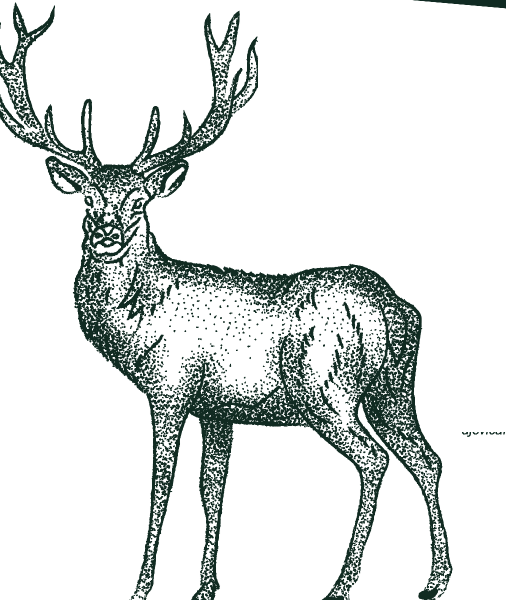
#> input picture assets/img/ilustracije/jelen.png, 1012 x 1200 px, found by its file name (shown at 1/2 size)
$ python clean_deer.py
#> lines starting #> are read from the running program, lines starting #| are printed output that depends on the picture
from PIL import Image, ImageDraw
import glob, os, math

# clean text from deer illustration
p = 'assets/img/ilustracije/jelen.png'
im = Image.open(p).convert('RGBA')
#> im is the input picture: PIL image 1012x1200 RGBA; mean R, G, B, A 3.2, 9.1, 6.8, 37
w, h = im.size
#> w = 1012; h = 1200
px = im.load()
rects = [
    (int(w * 0.51), int(h * 0.10), int(w * 1.0), int(h * 0.395)),
    (int(w * 0.86), int(h * 0.53), int(w * 1.0), int(h * 0.72)),
]
for x0, y0, x1, y1 in rects:
    for y in range(y0, y1):
        for x in range(x0, x1):
            r, g, b, a = px[x, y]
            px[x, y] = (r, g, b, 0)
im.save(p)
print('cleaned', p)

files = sorted(glob.glob('assets/img/ilustracije/*.png'))
thumb = 280
cols = 5
rows = math.ceil(len(files) / cols)
sheet = Image.new('RGB', (cols * thumb, rows * (thumb + 22)), '#f8f4e9')
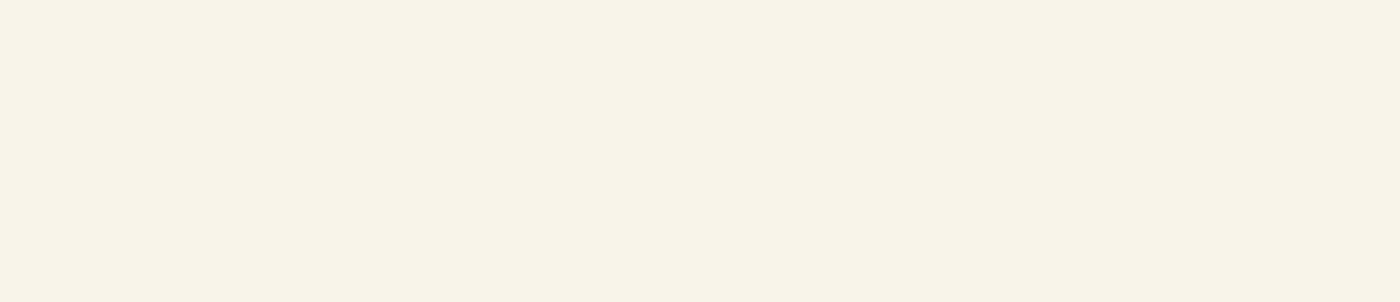
#> sheet: PIL image 1400x302 RGB; mean R, G, B 248, 244, 233
d = ImageDraw.Draw(sheet)
for i, f in enumerate(files):
    src = Image.open(f).convert('RGBA')
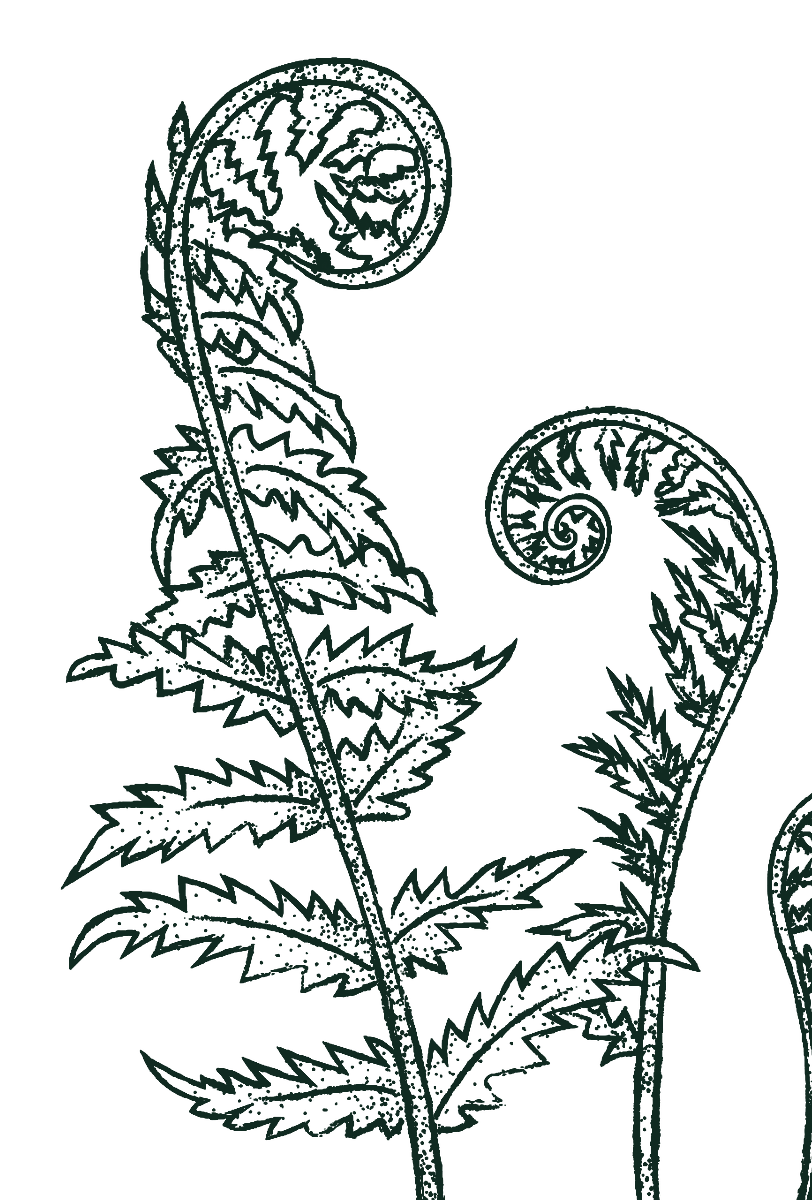
#> input picture assets/img/ilustracije/bujad.png, 812 x 1200 px
#> src is the input picture: PIL image 812x1200 RGBA; mean R, G, B, A 3.2, 8.6, 6.6, 43.4
    bg = Image.new('RGBA', src.size, (248, 244, 233, 255))
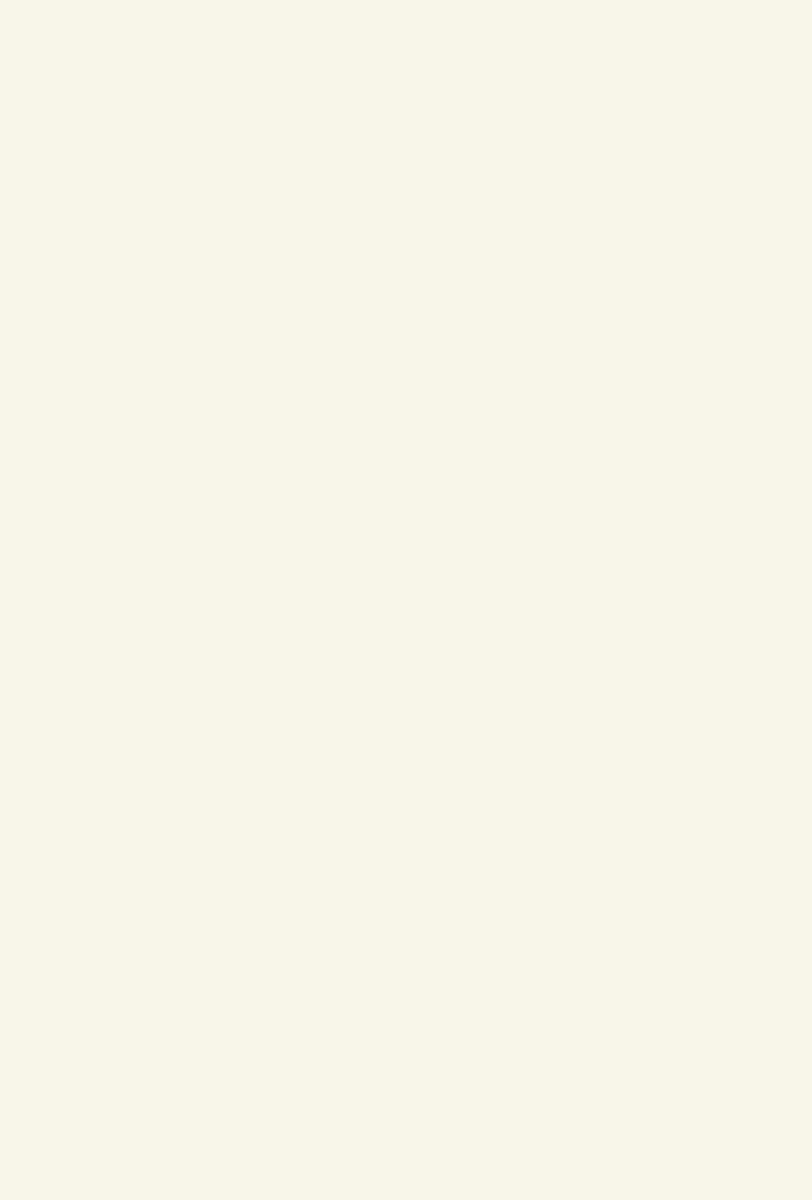
#> bg: PIL image 812x1200 RGBA; mean R, G, B, A 248, 244, 233, 255
    bg.alpha_composite(src)
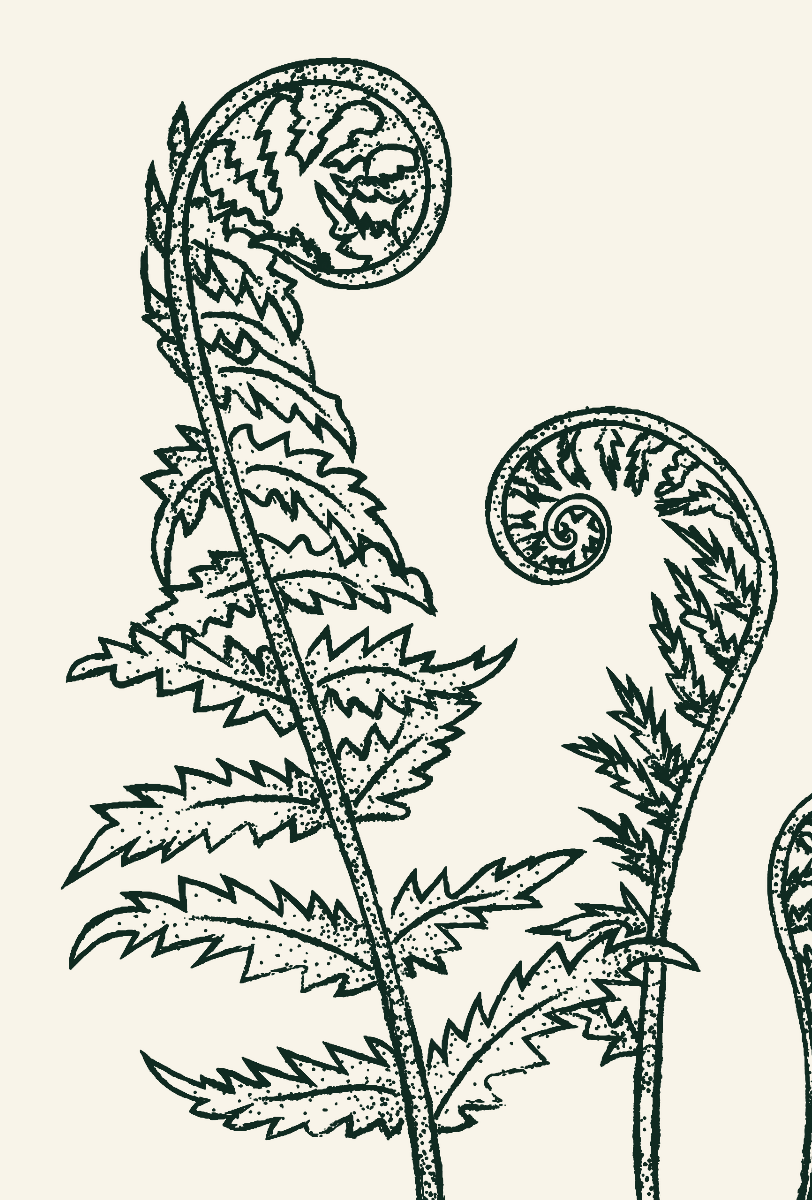
#> bg: PIL image 812x1200 RGBA; mean R, G, B, A 208.6, 209.7, 199, 255
    img = bg.convert('RGB')
    img.thumbnail((thumb - 8, thumb - 8))
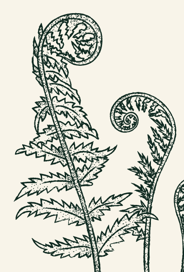
#> img: PIL image 184x272 RGB; mean R, G, B 208.5, 209.7, 199.1
    x = (i % cols) * thumb
    y = (i // cols) * (thumb + 22)
    sheet.paste(img, (x + (thumb - img.width) // 2, y))
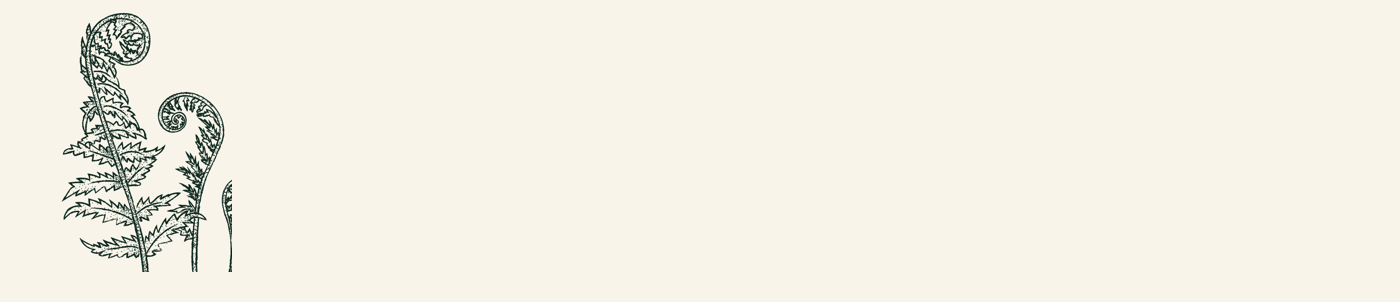
#> sheet: PIL image 1400x302 RGB; mean R, G, B 243.3, 239.9, 229
    d.text((x + 4, y + thumb + 4), os.path.basename(f)[:-4], fill='#111')
#> pass 2 of the loop `for i, f in enumerate(files):`:
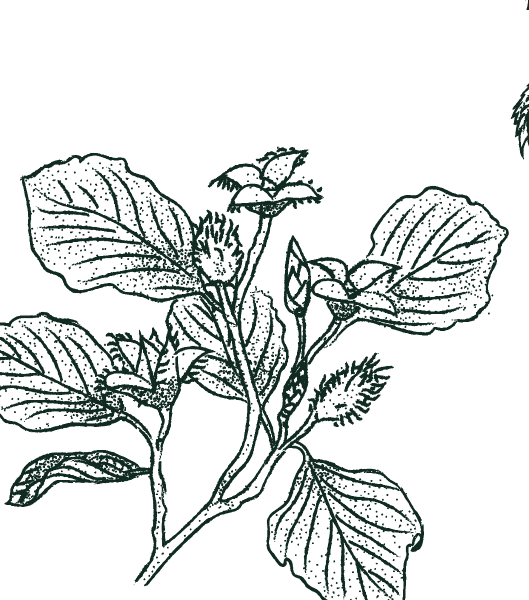
#> input picture assets/img/ilustracije/bukva.png, 1058 x 1200 px (shown at 1/2 size)
#> src is the input picture: PIL image 1058x1200 RGBA; mean R, G, B, A 2.6, 7.2, 5.6, 36
#> `img.thumbnail((thumb - 8, thumb - 8))`:
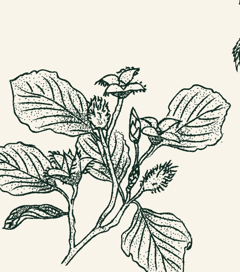
#> img: PIL image 240x272 RGB; mean R, G, B 215.3, 215.6, 204.9
#> `sheet.paste(img, (x + (thumb - img.width) // 2, y))`:
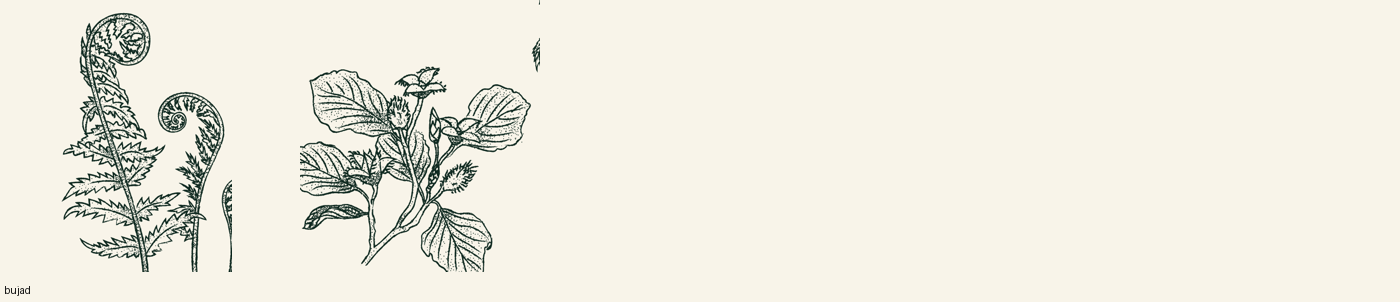
#> sheet: PIL image 1400x302 RGB; mean R, G, B 238.2, 235.5, 224.6
#> pass 3 of the loop `for i, f in enumerate(files):`:
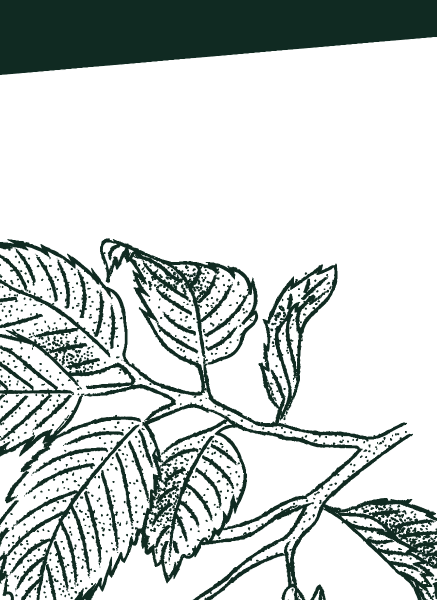
#> input picture assets/img/ilustracije/grab.png, 873 x 1200 px (shown at 1/2 size)
#> src is the input picture: PIL image 873x1200 RGBA; mean R, G, B, A 4.1, 11, 8.6, 58.5
#> `img.thumbnail((thumb - 8, thumb - 8))`:
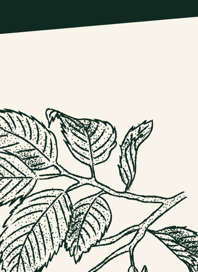
#> img: PIL image 198x272 RGB; mean R, G, B 194.8, 197.8, 187.3
#> `sheet.paste(img, (x + (thumb - img.width) // 2, y))`:
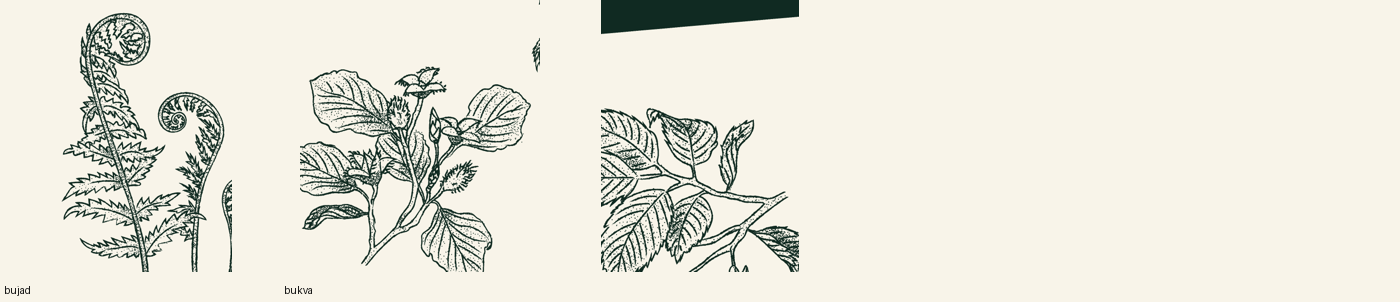
#> sheet: PIL image 1400x302 RGB; mean R, G, B 231.4, 229.6, 218.8
#> the loop made 4 passes; the first 3 are shown
sheet.save('_tekst/contact_final.png')
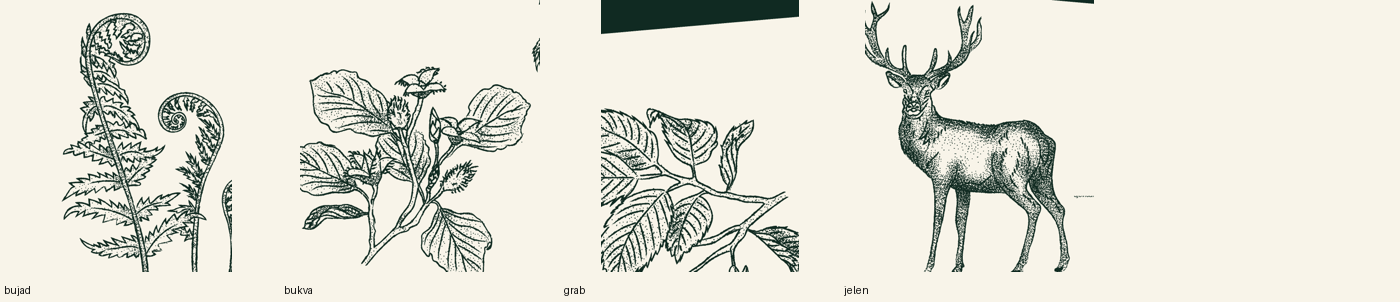
#> saved as contact_final.png: PIL image 1400x302 RGB; mean R, G, B 226.4, 225.2, 214.4
print(sheet.size)
#| (1400, 302)
